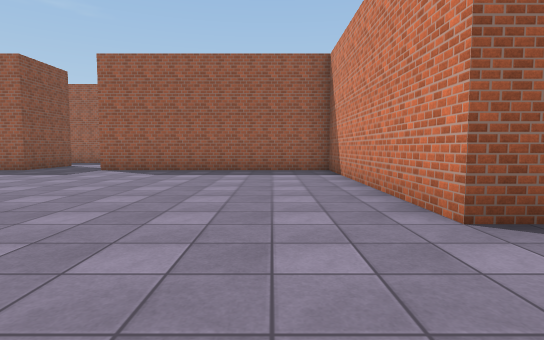
view 1 (above)

24 first-person views from a walk through a scene from a Unity 3-D project. The camera is 1.2 m above the floor, tilts 4° down and sees 80° across. The floor is counted in squares, 2 m on a side. Each view is taken from the middle of a square. On the plan, view 1 faces up. The plan holds only what a view shows up to about 10 squares ahead; the rest is blank. The place goes on beyond the plan. Surface patterns are stand-ins for the level's own textures.

view 2
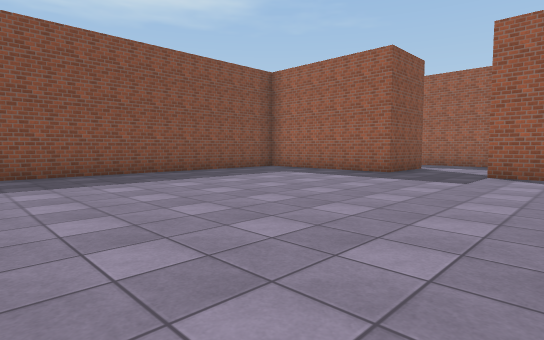

view 3
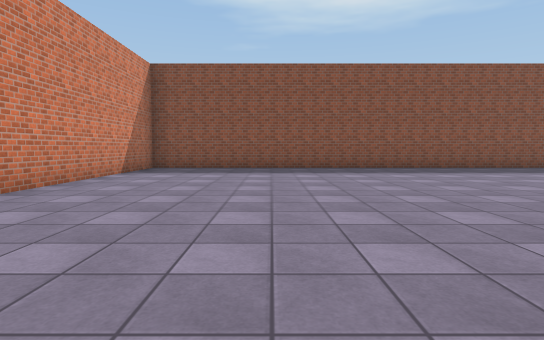

view 4
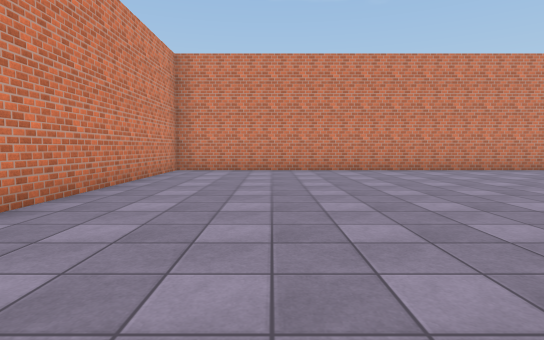

view 5
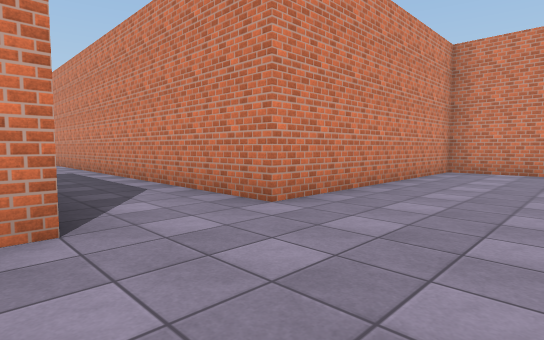

view 6
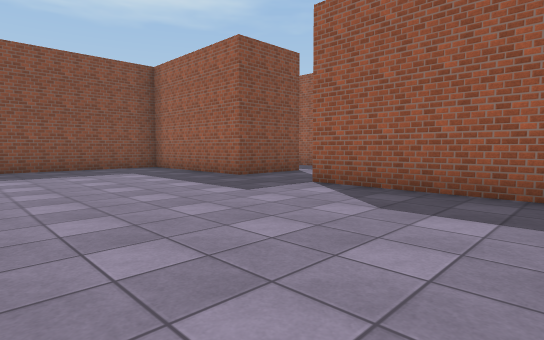

view 7
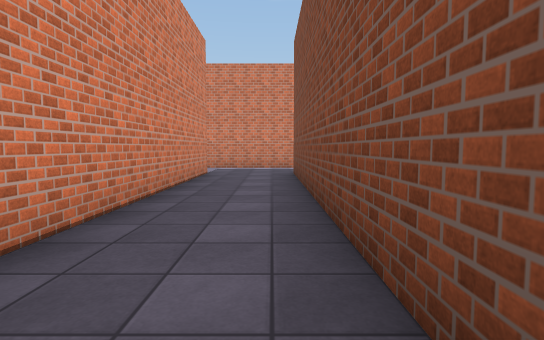

view 8
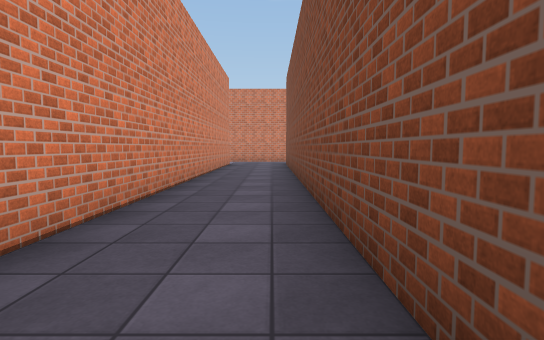

view 9
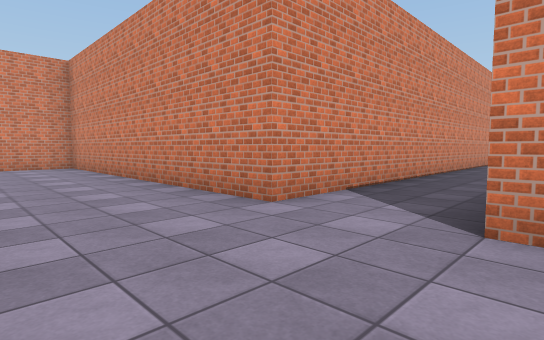

view 10
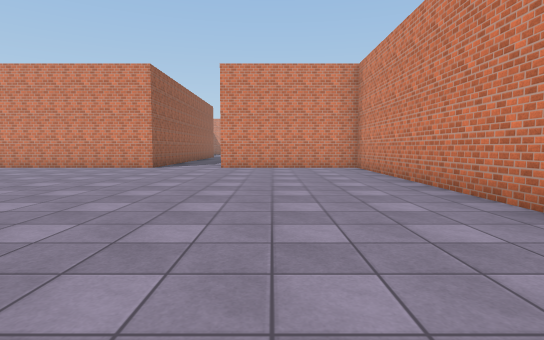

view 11
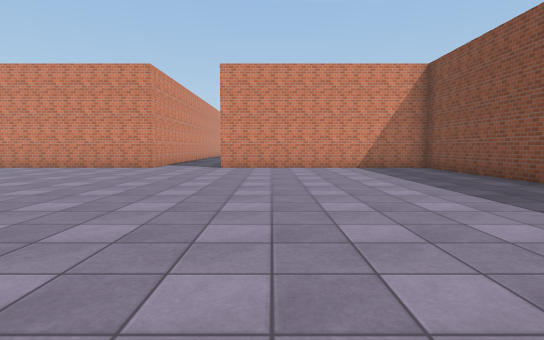

view 12
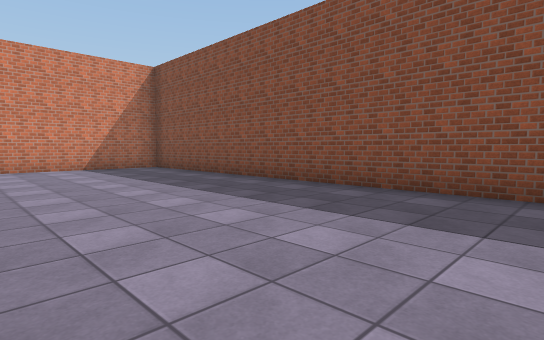

view 13
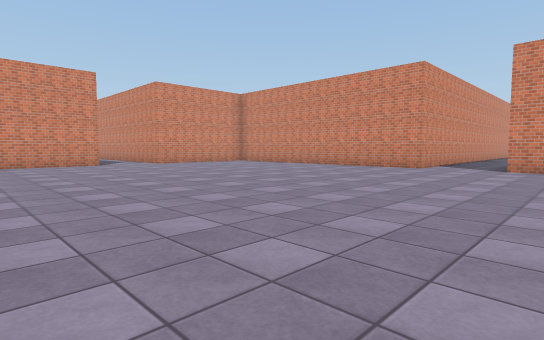

view 14
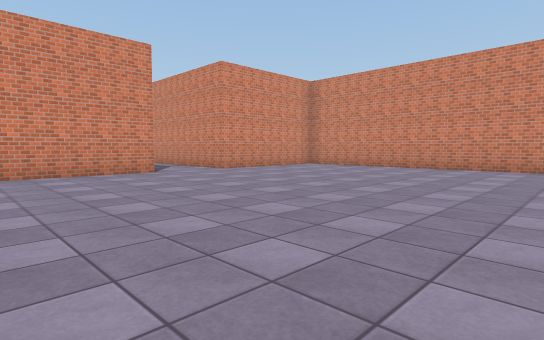

view 15
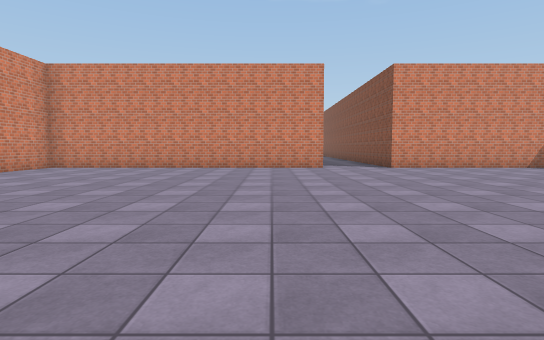

view 16
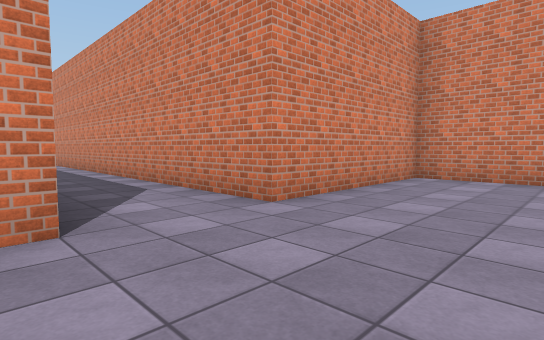

view 17
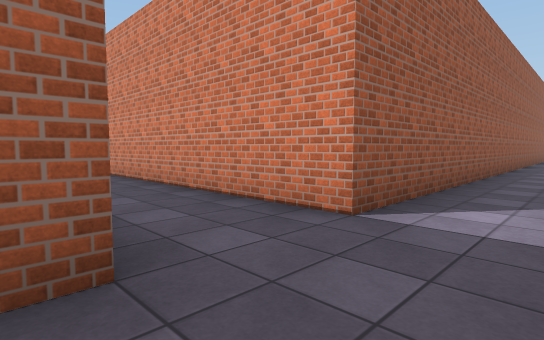

view 18
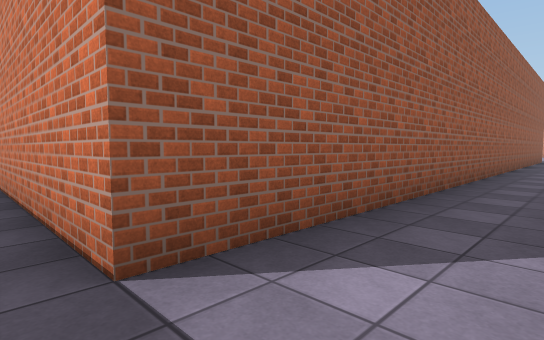

view 19
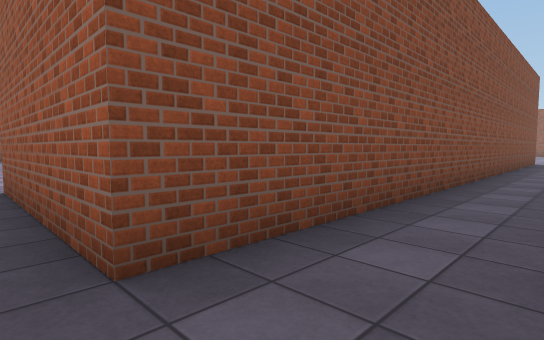

view 20
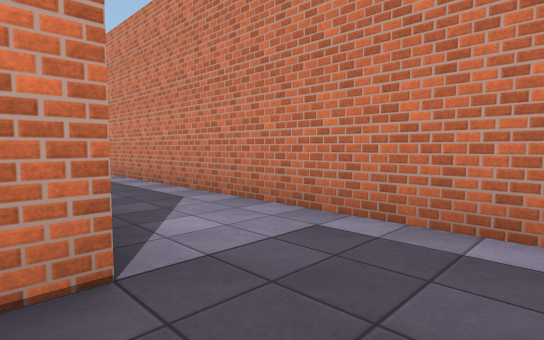

view 21
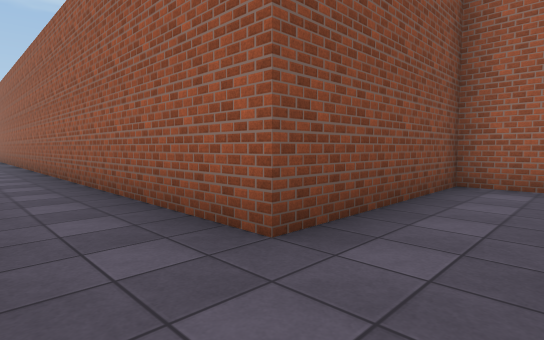

view 22
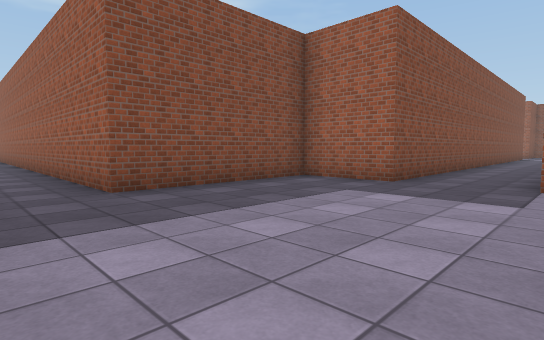

view 23
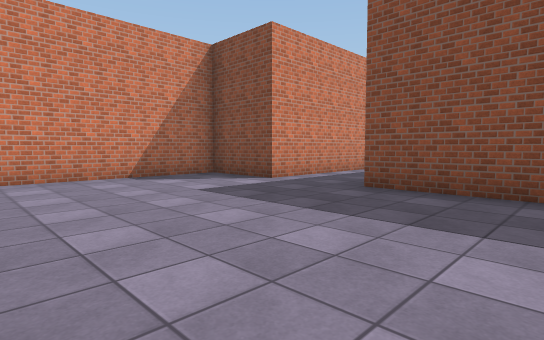

view 24
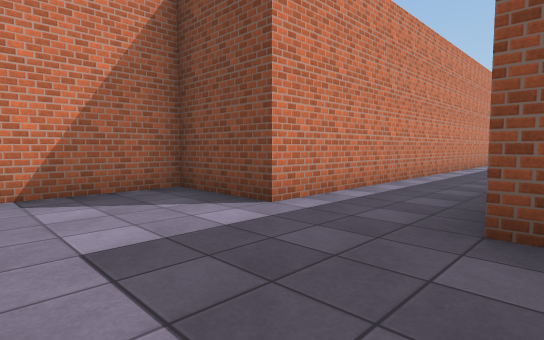

### Floor plan
Points are (right, up) in squares from view 1. A wall is a line through its corners. A room is listed if a view was taken in it or the views show most of it. See-through windows are left out.
Room 1 (views 1, 2, 3, 4, 5, 6)
walls: (1.5, 2.5) (1.5, 8.5) (-4.5, 8.5); (-6.5, 10.5) (-6.5, 8.5) (-10.5, 8.5) (-10.5, -5.5) (1.5, -5.5) (1.5, 0.5)
ways out: opening at (1, 1.5) to room 2; opening at (-5.5, 9.5)
Room 2 (views 7, 8, 17, 18, 19, 20, 21, 22, 23, 24)
walls: (25.5, 12.8) (25.5, 6.5) (23.5, 6.5) (23.5, 2.5) (7.5, 2.5) (7.5, 16.5); (1.5, 0.5) (23.5, 0.5) (23.5, -1.5) (27.5, -1.5); (5.5, 16.5) (5.5, 2.5) (1.5, 2.5)
ways out: opening at (1, 1.5) to room 1; opening at (6.5, 16) to room 3
Room 3 (views 9, 10, 11, 12, 13, 14, 15, 16)
walls: (7.5, 16.5) (15.5, 16.5) (15.5, 20.5); (-0.5, 25.6) (-0.5, 16.5) (5.5, 16.5); (15.5, 22.5) (15.5, 26.5)
ways out: opening at (6.5, 16) to room 2; opening at (16, 21.5)

Where each view was taken, in squares from view 1:
view 1: 0 up, 0 right, facing up
view 2: 1 up, 3 left, facing up-left
view 3: 2 down, 1 left, facing left
view 4: 3 up, 1 left, facing down
view 5: 3 up, 1 left, facing down-right
view 6: 4 up, 1 left, facing up-left
view 7: 10 up, 6 right, facing down
view 8: 14 up, 6 right, facing down
view 9: 19 up, 5 right, facing down-right
view 10: 19 up, 6 right, facing right
view 11: 26 up, 4 right, facing down
view 12: 26 up, 4 right, facing down-left
view 13: 26 up, 4 right, facing down-right
view 14: 26 up, 8 right, facing down-right
view 15: 26 up, 9 right, facing down
view 16: 23 up, 13 right, facing down-right
view 17: 1 up, 5 right, facing up-right
view 18: 1 up, 7 right, facing up-right
view 19: 2 up, 7 right, facing up-left
view 20: 3 up, 6 right, facing down-right
view 21: 1 up, 25 right, facing up-left
view 22: 1 up, 28 right, facing up-left
view 23: 5 up, 28 right, facing down-left
view 24: 3 up, 26 right, facing down-left
